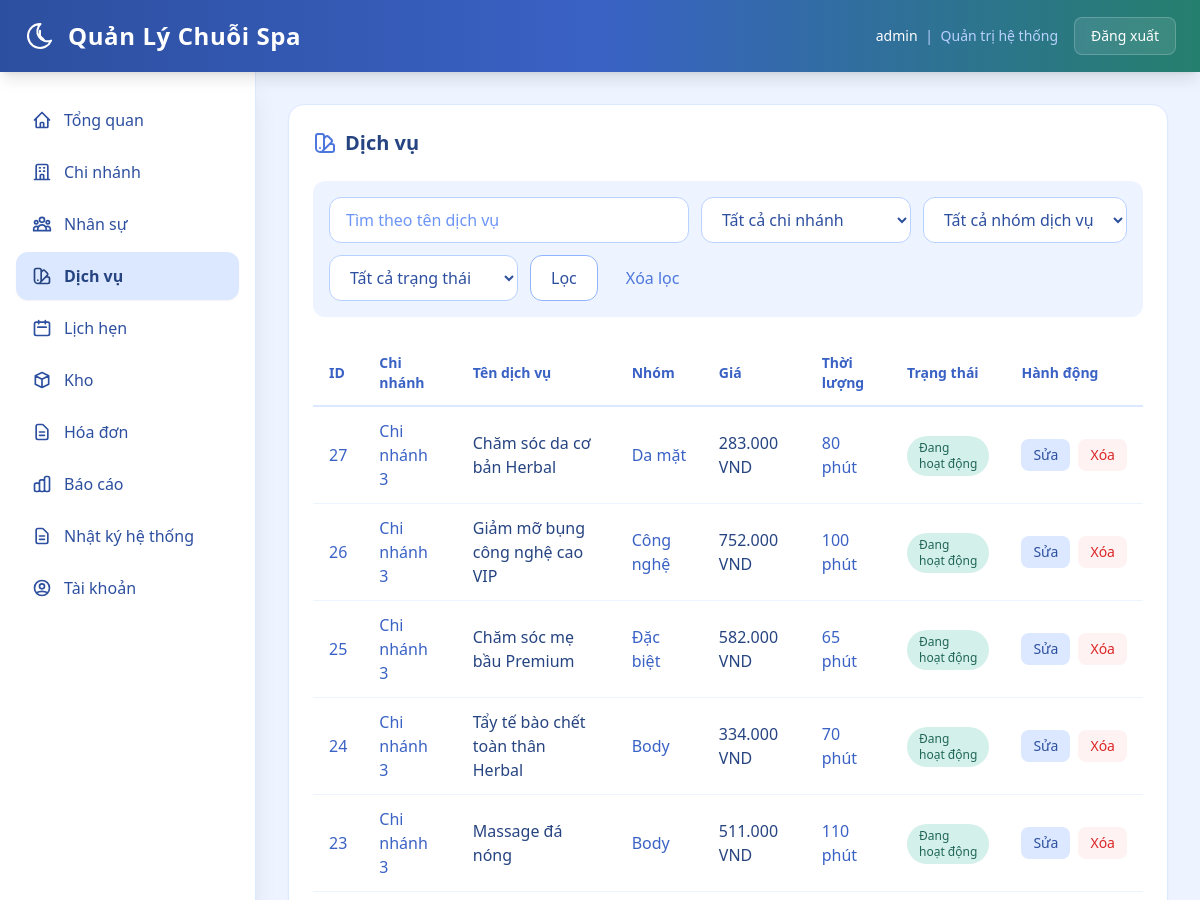
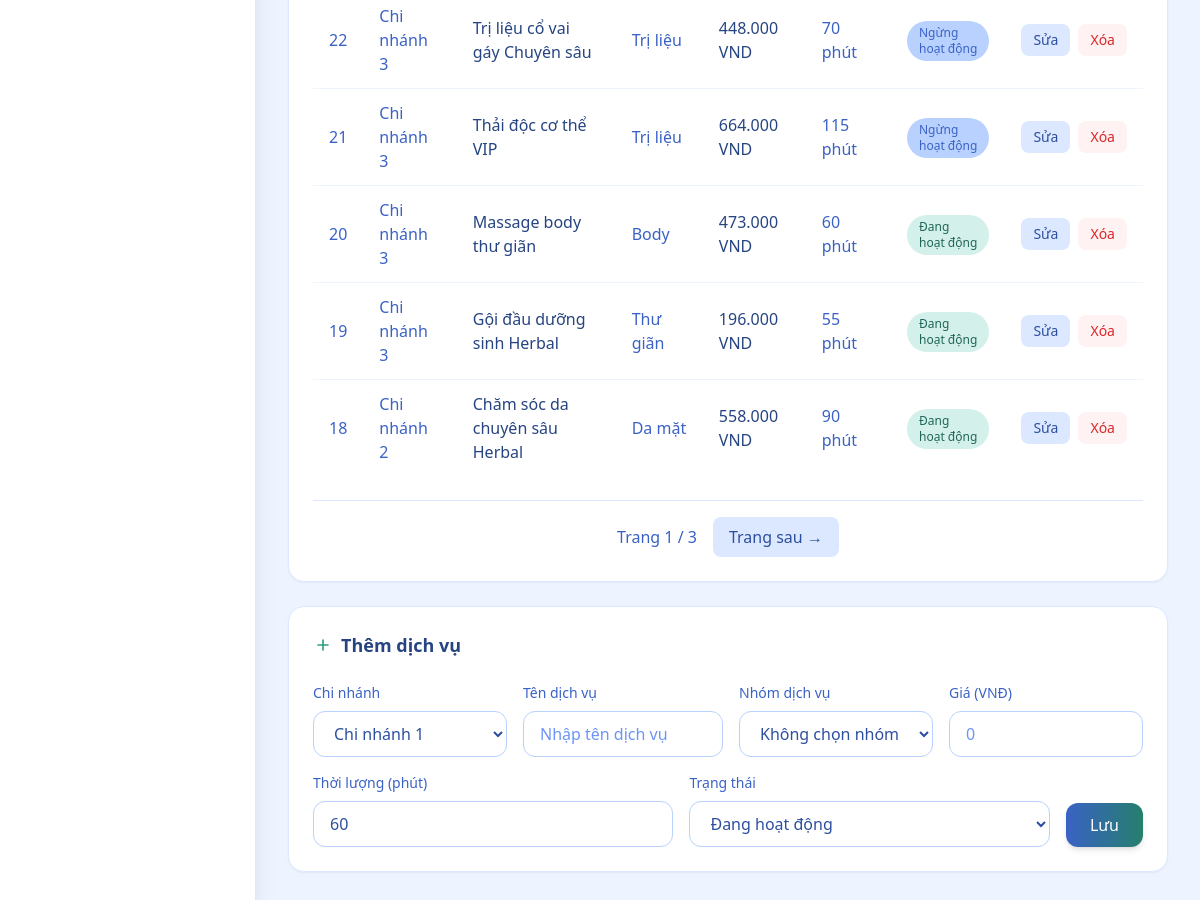
The page /web/services (signed in) on the database as committed earlier (2 pictures, top to bottom).
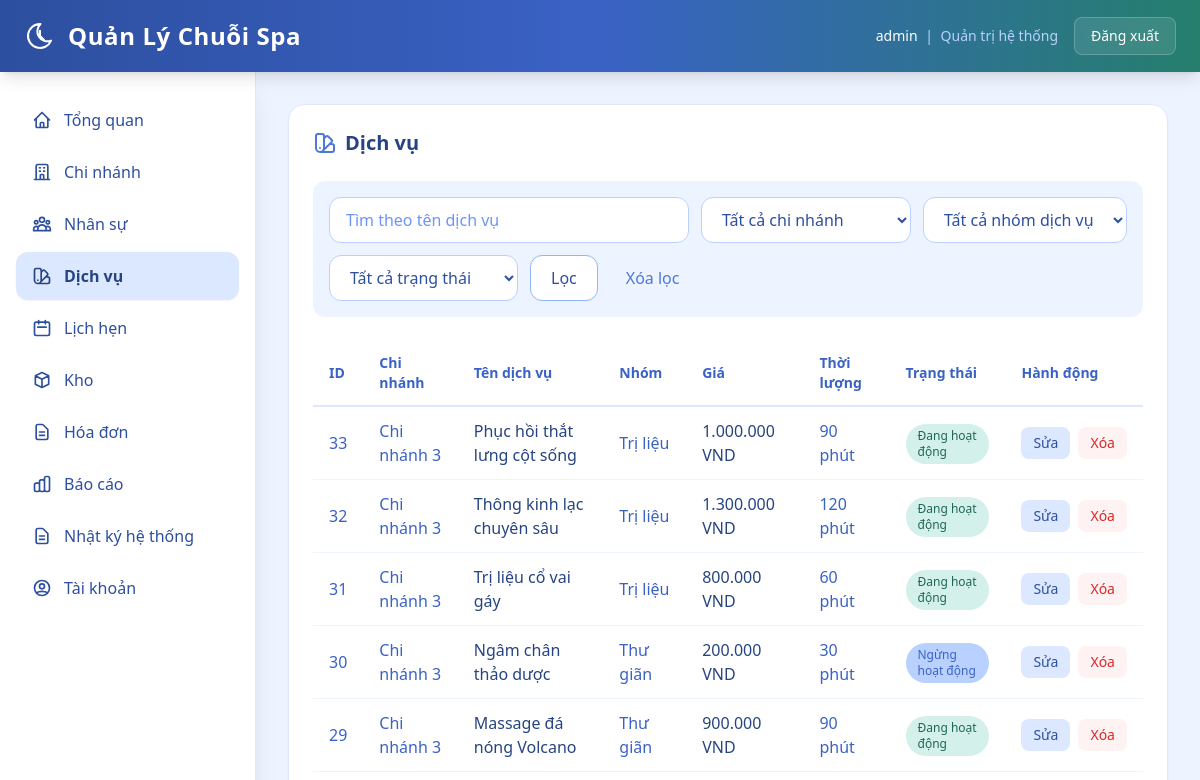
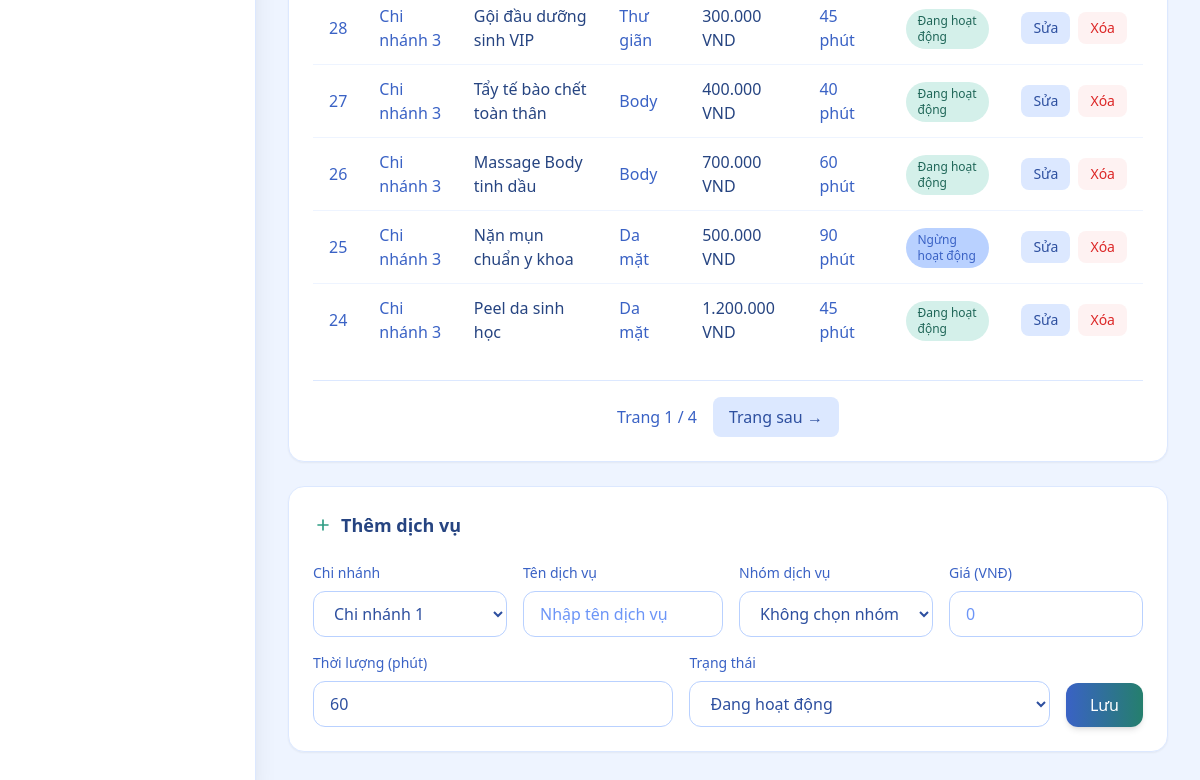
The same page on the database as committed later (2 pictures, top to bottom).
### backend/models.py (models this page shows)
class TimestampMixin:
    created_at = db.Column(db.DateTime, nullable=False, default=datetime.utcnow)

class Service(db.Model, TimestampMixin):
    __tablename__ = "services"
    id = db.Column(db.Integer, primary_key=True)
    branch_id = db.Column(db.Integer, db.ForeignKey("branches.id"), nullable=False, index=True)
    name = db.Column(db.String(255), nullable=False)
    group_name = db.Column(db.String(64), nullable=True)
    price = db.Column(db.Numeric(12, 2), nullable=False, default=0)
    duration_minutes = db.Column(db.Integer, nullable=False, default=60)
    status = db.Column(db.String(32), nullable=False, default="active")
    branch = db.relationship("Branch", lazy="joined")

class Branch(db.Model, TimestampMixin):
    __tablename__ = "branches"
    id = db.Column(db.Integer, primary_key=True)
    branch_code = db.Column(db.String(16), nullable=True, unique=True, index=True)
    name = db.Column(db.String(255), nullable=False, unique=True)
    address = db.Column(db.String(500), nullable=True)
    phone = db.Column(db.String(32), nullable=True, unique=True)
    manager_staff_id = db.Column(db.Integer, db.ForeignKey("staffs.id"), nullable=True, index=True)
    status = db.Column(db.String(32), nullable=False, default="active")
    manager_staff = db.relationship("Staff", foreign_keys=[manager_staff_id], lazy="joined")

### backend/web_modules/dich_vu.py (the view, shortened to what this page needs)
@web_bp.get("/services")
@roles_required("super_admin", "branch_manager", "receptionist")
def services():
    user = g.web_user
    scope_ids = getattr(g, "scope_branch_ids", [])
    q = parse_text(request.args.get("q"))
    group_name = parse_text(request.args.get("group"))
    status = normalize_choice(request.args.get("status"), {"active", "inactive"}, "")
    selected_branch_id = resolve_selected_branch_id(scope_ids, parse_int(request.args.get("branch_id")))
    edit_id = parse_int(request.args.get("edit_id"))
    page = parse_page(request.args.get("page"), default=1)
    query = Service.query.filter(Service.branch_id.in_(scope_ids))
    if selected_branch_id:
        query = query.filter(Service.branch_id == selected_branch_id)
    if q:
        query = query.filter(Service.name.ilike(f"%{q}%"))
    if group_name:
        query = query.filter(Service.group_name.ilike(f"%{group_name}%"))
    if status:
        query = query.filter(Service.status == status)
    pager = paginate(query.order_by(Service.id.desc()), page=page, per_page=10)
    branch_options = list_scope_branches(scope_ids, order_by="name")
    edit_row = None
    form_branch_id = edit_row.branch_id if edit_row else selected_branch_id
    if form_branch_id is None and scope_ids:
        if user.is_super_admin:
            form_branch_id = scope_ids[0]
        else:
            form_branch_id = getattr(g, "active_branch_id", None) or scope_ids[0]
    form_data = {
        "service_id": edit_row.id if edit_row else None,
        "branch_id": form_branch_id,
        "name": edit_row.name if edit_row else "",
        "group_name": edit_row.group_name if edit_row else "",
        "price": format_money_input(edit_row.price) if edit_row else "",
        "duration_minutes": edit_row.duration_minutes if edit_row else 60,
        "status": edit_row.status if edit_row else "active",
    }
    group_rows = (
        db.session.query(Service.group_name)
        .filter(
            Service.branch_id.in_(scope_ids),
            Service.group_name.isnot(None),
            Service.group_name != "",
        )
        .distinct()
        .order_by(Service.group_name.asc())
        .all()
    )
    group_options = sorted(set(collect_non_empty_text(group_rows)))
    if group_name and group_name not in group_options:
        group_options.insert(0, group_name)
    if form_data["group_name"] and form_data["group_name"] not in group_options:
        group_options.insert(0, form_data["group_name"])
    return render_template(
        "web/services.html",
        rows=pager.items,
        pager=pager,
        branch_options=branch_options,
        selected_branch_id=selected_branch_id,
        q=q,
        group_name=group_name,
        status=status,
        group_options=group_options,
        is_super_admin=user.is_super_admin,
        edit_mode=bool(edit_row),
        form_data=form_data,
    )

### backend/models.py (called while the page is built)
    @property
    def is_super_admin(self) -> bool:
        return self.role == "super_admin"

### backend/web.py (called while the page is built)
def parse_text(value: str | None) -> str:
    return (value or "").strip()

def collect_non_empty_text(rows) -> list[str]:
    return [text for (value,) in rows if (text := parse_text(value))]

def parse_int(value):
    try:
        return int(value)
    except (TypeError, ValueError):
        return None

def parse_page(value, default=1):
    page = parse_int(value)
    if page is None or page < 1:
        return default
    return page

def normalize_choice(value, allowed, default):
    text = parse_text(value).lower()
    if text in allowed:
        return text
    return default

def paginate(query, page, per_page=10):
    return query.paginate(page=page, per_page=per_page, error_out=False)

def fmt_money(value):
    return f"{float(value or 0):,.0f} VND".replace(",", ".")

def role_label(role: str) -> str:
    return ROLE_LABELS.get(role, role)

def can_access_menu_for_user(user: User | None, menu_key: str) -> bool:
    if not user:
        return False
    return menu_key in ROLE_MENU_ACCESS.get(user.role, set())

### backend/templates/web/services.html (shortened to what the changed rows need)
{% extends "web/base.html" %}
{% block content %}
  {% set service_status_labels = {
    'active': 'Đang hoạt động',
    'inactive': 'Ngừng hoạt động'
  } %}
  <section class="bg-white rounded-2xl shadow-sm border border-spa-100 p-6 mb-6">
    <h2 class="text-xl font-bold text-spa-800 mb-6 flex items-center gap-2">
      Dịch vụ
    </h2>
    <div class="overflow-x-auto">
      <table class="w-full">
        <thead>
          <tr class="border-b-2 border-spa-100">
            <th class="text-left py-3 px-4 text-sm font-semibold text-spa-600">ID</th>
            <th class="text-left py-3 px-4 text-sm font-semibold text-spa-600">Chi nhánh</th>
            <th class="text-left py-3 px-4 text-sm font-semibold text-spa-600">Tên dịch vụ</th>
            <th class="text-left py-3 px-4 text-sm font-semibold text-spa-600">Nhóm</th>
            <th class="text-left py-3 px-4 text-sm font-semibold text-spa-600">Giá</th>
            <th class="text-left py-3 px-4 text-sm font-semibold text-spa-600">Thời lượng</th>
            <th class="text-left py-3 px-4 text-sm font-semibold text-spa-600">Trạng thái</th>
            <th class="text-left py-3 px-4 text-sm font-semibold text-spa-600">Hành động</th>
          </tr>
        </thead>
        <tbody class="divide-y divide-spa-50">
          {% for row in rows %}
            <tr class="hover:bg-spa-50/50 transition-colors">
              <td class="py-3 px-4 text-spa-600">{{ row.id }}</td>
              <td class="py-3 px-4 text-spa-600">{{ row.branch.name if row.branch else '-' }}</td>
              <td class="py-3 px-4 text-spa-800 font-medium">{{ row.name }}</td>
              <td class="py-3 px-4 text-spa-600">{{ row.group_name or '-' }}</td>
              <td class="py-3 px-4 text-spa-800 font-medium">{{ fmt_money(row.price) }}</td>
              <td class="py-3 px-4 text-spa-600">{{ row.duration_minutes }} phút</td>
              <td class="py-3 px-4">
                <span class="inline-flex px-3 py-1 rounded-full text-xs font-medium
                  {% if row.status == 'active' %}bg-sage-100 text-sage-700{% else %}bg-spa-200 text-spa-600{% endif %}">
                  {{ service_status_labels.get(row.status, row.status) }}
                </span>
              </td>
              <td class="py-3 px-4">
                <div class="flex items-center gap-2">
                  <a href="{{ url_for('web.services', edit_id=row.id, page=pager.page, q=q, group=group_name, status=status, branch_id=selected_branch_id) }}#service-editor"
                    class="px-3 py-1.5 rounded-lg bg-spa-100 text-spa-700 hover:bg-spa-200 text-sm font-medium transition-all">
                    Sửa
                  </a>
                  <form method="post" action="{{ url_for('web.services_delete') }}" class="inline"
                    data-confirm-modal="1"
                    data-confirm-message="Bạn có chắc muốn xóa dịch vụ này không?"
                    data-confirm-ok-label="Xóa dịch vụ">
                    <button type="submit" class="px-3 py-1.5 rounded-lg bg-red-50 text-red-600 hover:bg-red-100 text-sm font-medium transition-all">
                      Xóa
                    </button>
                  </form>
                </div>
              </td>
            </tr>
          {% else %}
            <tr><td colspan="8" class="py-8 text-center text-spa-400">Không có dữ liệu.</td></tr>
          {% endfor %}
        </tbody>
      </table>
    </div>
    <div class="flex items-center justify-center gap-4 mt-6 pt-4 border-t border-spa-100">
      <span class="text-spa-600">Trang {{ pager.page }} / {{ pager.pages or 1 }}</span>
      {% if pager.has_next %}
        <a href="{{ url_for('web.services', page=pager.next_num, q=q, group=group_name, status=status, branch_id=selected_branch_id) }}"
          class="px-4 py-2 rounded-lg bg-spa-100 text-spa-700 hover:bg-spa-200 font-medium transition-all">
          Trang sau →
        </a>
      {% endif %}
    </div>
  </section>
{% endblock %}

Rows that differ between the two databases and show on the page:
no longer on this page (row edited): Service: id "23", branch "Chi nhánh 3", name "Massage đá nóng", group_name "Body", price "511.000 VND", duration_minutes "110", get "Đang hoạt động"
no longer on this page (row edited): Service: id "22", branch "Chi nhánh 3", name "Trị liệu cổ vai gáy Chuyên sâu", group_name "Trị liệu", price "448.000 VND", duration_minutes "70", get "Ngừng hoạt động"
no longer on this page (row edited): Service: id "21", branch "Chi nhánh 3", name "Thải độc cơ thể VIP", group_name "Trị liệu", price "664.000 VND", duration_minutes "115", get "Ngừng hoạt động"
no longer on this page (row edited): Service: id "20", branch "Chi nhánh 3", name "Massage body thư giãn", group_name "Body", price "473.000 VND", duration_minutes "60", get "Đang hoạt động"
no longer on this page (row edited): Service: id "19", branch "Chi nhánh 3", name "Gội đầu dưỡng sinh Herbal", group_name "Thư giãn", price "196.000 VND", duration_minutes "55", get "Đang hoạt động"
no longer on this page (row edited): Service: id "18", branch "Chi nhánh 2", name "Chăm sóc da chuyên sâu Herbal", group_name "Da mặt", price "558.000 VND", duration_minutes "90", get "Đang hoạt động"
added Service: id "33", branch "Chi nhánh 3", name "Phục hồi thắt lưng cột sống", group_name "Trị liệu", price "1.000.000 VND", duration_minutes "90", get "Đang hoạt động"
added Service: id "32", branch "Chi nhánh 3", name "Thông kinh lạc chuyên sâu", group_name "Trị liệu", price "1.300.000 VND", duration_minutes "120", get "Đang hoạt động"
added Service: id "31", branch "Chi nhánh 3", name "Trị liệu cổ vai gáy", group_name "Trị liệu", price "800.000 VND", duration_minutes "60", get "Đang hoạt động"
added Service: id "30", branch "Chi nhánh 3", name "Ngâm chân thảo dược", group_name "Thư giãn", price "200.000 VND", duration_minutes "30", get "Ngừng hoạt động"
added Service: id "29", branch "Chi nhánh 3", name "Massage đá nóng Volcano", group_name "Thư giãn", price "900.000 VND", duration_minutes "90", get "Đang hoạt động"
added Service: id "28", branch "Chi nhánh 3", name "Gội đầu dưỡng sinh VIP", group_name "Thư giãn", price "300.000 VND", duration_minutes "45", get "Đang hoạt động"
changed Service id 27: name "Chăm sóc da cơ bản Herbal" → "Tẩy tế bào chết toàn thân"; group_name "Da mặt" → "Body"; price "283.000 VND" → "400.000 VND"; duration_minutes "80" → "40"
changed Service id 26: name "Giảm mỡ bụng công nghệ cao VIP" → "Massage Body tinh dầu"; group_name "Công nghệ" → "Body"; price "752.000 VND" → "700.000 VND"; duration_minutes "100" → "60"
changed Service id 25: name "Chăm sóc mẹ bầu Premium" → "Nặn mụn chuẩn y khoa"; group_name "Đặc biệt" → "Da mặt"; price "582.000 VND" → "500.000 VND"; duration_minutes "65" → "90"; status "active" → "inactive" (drawn); get "Đang hoạt động" → "Ngừng hoạt động"
changed Service id 24: name "Tẩy tế bào chết toàn thân Herbal" → "Peel da sinh học"; group_name "Body" → "Da mặt"; price "334.000 VND" → "1.200.000 VND"; duration_minutes "70" → "45"
Other text that changed with them:
{{ pager.pages or 1 }}: "3" → "4"
